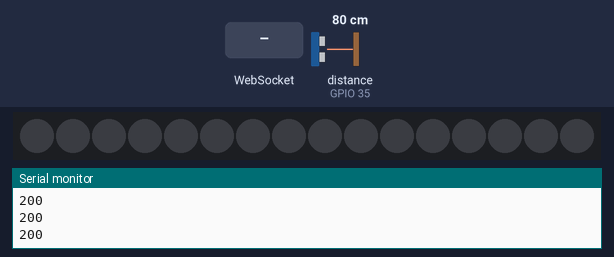
The program below on a simulated ESP32. Shown: 16 RGB LEDs in strip order, left to right, the last lines printed to the serial monitor. Wiring (inferred from the names in the program): ultrasonic range finder: trigger GPIO 14; echo GPIO 35. Inputs (shaded band) come from the test bench; at power-on: distance to the obstacle (sensor on GPIO 35) 80 cm. The echo pulse lasts 58.3 µs per cm; WiFi joins after 1.5 s; servers stay silent unless stated; uploads are accepted with an empty reply.

Above: at 3.2 s.
3.3 s: WebSocket text "null" received
5.0 s: WebSocket text "demo_on" received
6.5 s: distance to the obstacle (sensor on GPIO 35) set to 2 cm
At 7.7 s:
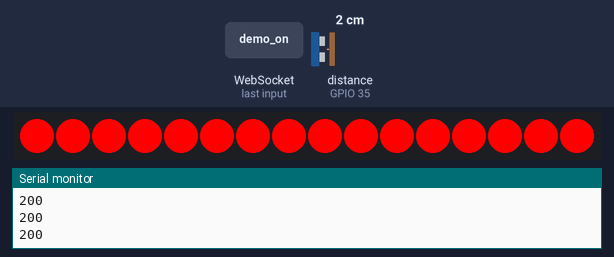
8.0 s: distance to the obstacle (sensor on GPIO 35) set to 9 cm
At 9.2 s:
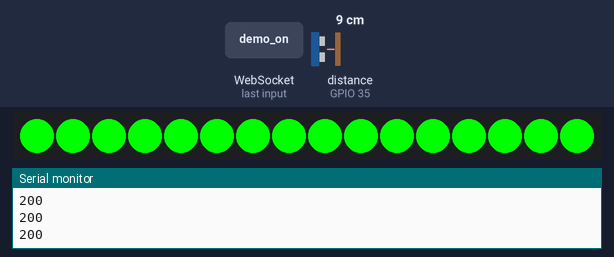
9.5 s: distance to the obstacle (sensor on GPIO 35) set to 18 cm
At 9.9 s:
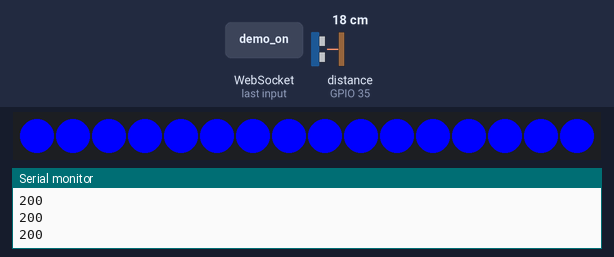
11.0 s: distance to the obstacle (sensor on GPIO 35) set to 26 cm
At 11.8 s:
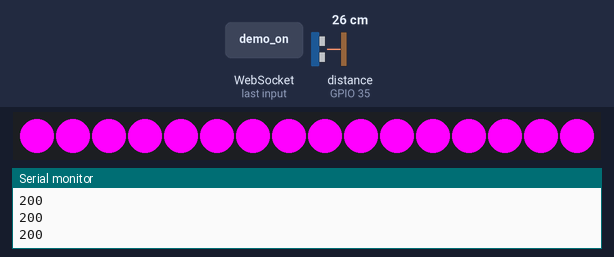
Timing chart, 0 to 13.5 s (numbered marks = the images above; inputs shaded):
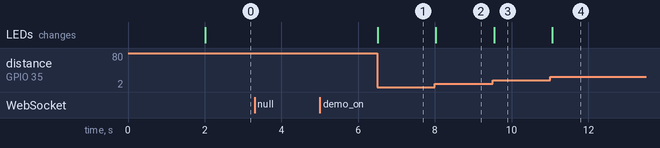

Measured:
- after the input at 6.5 s, the LEDs: change at once (image 1)
- after the input at 8.0 s, the LEDs: change at once (image 2)
- after the input at 9.5 s, the LEDs: change at once (image 3)
- after the input at 11.0 s, the LEDs: change after 0.06 s (image 4)

The program:

main.cpp
```cpp
#include <WiFi.h>
#include <Adafruit_NeoPixel.h>
#include <WebSocketsClient.h>
#include <ArduinoJson.h>
#include <HTTPClient.h>

// Replace with your network credentials
// const char* ssid = "AbelsTheorem";
// const char* password = "M1alyan123";
const char* ssid = "Georgio";
const char* password = "12345678";

// Server settings
const char* websocket_server = "172.20.10.2"; // Replace with your server's IP
const char* server_endpoint = "http://172.20.10.2:500/distance";

// NeoPixel settings
#define PIXEL_PIN 26
#define NUMPIXELS 16

// HC-SR04 settings
#define TRIGGER_PIN 14
#define ECHO_PIN 35

Adafruit_NeoPixel pixels(NUMPIXELS, PIXEL_PIN, NEO_GRB + NEO_KHZ800);

// Variables for interval timing
unsigned long previousMillis = 0;
unsigned long interval = 0; // Default interval (0 means no lighting)
bool ledState = false;
unsigned long onTime = 5000; // 5 seconds
bool demoMode = false; // Demo mode toggle state

// Create a WebSocket client
WebSocketsClient webSocket;

// Function Declarations
void webSocketEvent(WStype_t type, uint8_t * payload, size_t length);
void setPixels(bool state);
long readUltrasonicDistance(int triggerPin, int echoPin);
void setPixelsBasedOnDistance(long distance);
void sendDistanceData(long distance);

void setup() {
  Serial.begin(115200);

  // Connect to Wi-Fi
  WiFi.begin(ssid, password);
  while (WiFi.status() != WL_CONNECTED) {
    delay(1000);
    Serial.println("Connecting to WiFi...");
  }
  Serial.println("Connected to WiFi");
  Serial.println(WiFi.localIP());

  // Initialize NeoPixel
  pixels.begin();
  pixels.show(); // Initialize all pixels to 'off'

  // Setup WebSocket
  webSocket.begin(websocket_server, 500, "/ws");
  webSocket.onEvent(webSocketEvent);
  webSocket.setReconnectInterval(5000);

  // Ensure LED is off initially
  setPixels(false);

  // Initialize ultrasonic sensor pins
  pinMode(TRIGGER_PIN, OUTPUT);
  pinMode(ECHO_PIN, INPUT);
}

void loop() {
  webSocket.loop();

  // Send Distance
  long distance = readUltrasonicDistance(TRIGGER_PIN, ECHO_PIN);
  sendDistanceData(distance);

  if (demoMode) {
    // Demo mode: Update LED color based on distance
    long distance = readUltrasonicDistance(TRIGGER_PIN, ECHO_PIN);
    setPixelsBasedOnDistance(distance);
    delay(100); // Small delay to avoid overloading the CPU
  } else {
    // Original behavior
    unsigned long currentMillis = millis();

    if (interval > 0) {
      if (ledState == false && (currentMillis - previousMillis >= interval)) {
        // Light up the LED
        ledState = true;
        setPixels(ledState);
        Serial.println("LEDs ON");
        previousMillis = currentMillis; // Reset the timer for onTime
      }

      if (ledState == true && (currentMillis - previousMillis >= onTime)) {
        // Turn off the LED after onTime has passed
        ledState = false;
        setPixels(ledState);
        Serial.println("LEDs OFF");
        previousMillis = currentMillis; // Reset the timer for interval
      }
    }

    delay(100); // Small delay to avoid overloading the CPU
  }
}

void webSocketEvent(WStype_t type, uint8_t * payload, size_t length) {
  switch(type) {
    case WStype_DISCONNECTED:
      Serial.println("WebSocket Disconnected!");
      break;
    case WStype_CONNECTED:
      Serial.println("WebSocket Connected!");
      break;
    case WStype_TEXT: {
      Serial.printf("WebSocket message: %s\n", payload);
      String response = String((char*)payload);
      Serial.printf("Parsed response: %s\n", response.c_str());
      if (response == "null") {
        interval = 0; // Set interval to 0 to turn off LED
        setPixels(false); // Ensure LED is off
      } else if (response == "demo_on") {
        demoMode = true;
        Serial.println("Demo mode ON");
      } else if (response == "demo_off") {
        demoMode = false;
        Serial.println("Demo mode OFF");
        setPixels(false); // Ensure LED is off initially
      } else {
        interval = response.toInt() * 1000; // Convert seconds to milliseconds
        Serial.print("New interval set: ");
        Serial.println(interval);
        // Reset the timers and LED state
        previousMillis = millis(); // Reset the timer
        ledState = false;
        setPixels(false); // Ensure LED is off initially
      }
      break;
    }
    default:
      break;
  }
}

// Set NeoPixel state
void setPixels(bool state) {
  uint32_t color = state ? pixels.Color(255, 255, 255) : pixels.Color(0, 0, 0); // White if on, off otherwise

  for (int i = 0; i < NUMPIXELS; i++) {
    pixels.setPixelColor(i, color);
  }
  pixels.show();
}

// Read distance from HC-SR04
long readUltrasonicDistance(int triggerPin, int echoPin) {
  digitalWrite(triggerPin, LOW);
  delayMicroseconds(2);
  digitalWrite(triggerPin, HIGH);
  delayMicroseconds(10);
  digitalWrite(triggerPin, LOW);

  long duration = pulseIn(echoPin, HIGH);
  long distance = (duration / 2) / 29.1; // Convert to cm

  return distance;
}

// Set NeoPixel color based on distance
void setPixelsBasedOnDistance(long distance) {
  uint32_t color;
  const long max_distance = 30.48; // Maximum measurable distance in cm

  if (distance < 2.54) {
    color = pixels.Color(255, 0, 0); // Red for 0-1 inches
  } else if (distance < 5.08) {
    color = pixels.Color(255, 127, 0); // Orange for 1-2 inches
  } else if (distance < 7.62) {
    color = pixels.Color(255, 255, 0); // Yellow for 2-3 inches
  } else if (distance < 10.16) {
    color = pixels.Color(0, 255, 0); // Green for 3-4 inches
  } else if (distance < 12.70) {
    color = pixels.Color(0, 255, 127); // SpringGreen for 4-5 inches
  } else if (distance < 15.24) {
    color = pixels.Color(0, 255, 255); // Cyan for 5-6 inches
  } else if (distance < 17.78) {
    color = pixels.Color(0, 127, 255); // DeepSkyBlue for 6-7 inches
  } else if (distance < 20.32) {
    color = pixels.Color(0, 0, 255); // Blue for 7-8 inches
  } else if (distance < 22.86) {
    color = pixels.Color(75, 0, 130); // Indigo for 8-9 inches
  } else if (distance < 25.40) {
    color = pixels.Color(139, 0, 255); // Violet for 9-10 inches
  } else if (distance < 27.94) {
    color = pixels.Color(255, 0, 255); // Magenta for 10-11 inches
  } else if (distance < 30.48) {
    color = pixels.Color(255, 20, 147); // DeepPink for 11-12 inches
  } else {
    color = pixels.Color(0, 0, 0); // Off for anything beyond 12 inches
  }

  for (int i = 0; i < NUMPIXELS; i++) {
    pixels.setPixelColor(i, color);
  }
  pixels.show();
}

// Send distance data to server
void sendDistanceData(long distance) {
  if (WiFi.status() == WL_CONNECTED) { // Check WiFi connection status
    HTTPClient http;
    http.begin(server_endpoint); // Specify the URL
    http.addHeader("Content-Type", "application/json"); // Specify content-type header

    String httpRequestData = "{\"distance\": " + String(distance) + "}";
    int httpResponseCode = http.POST(httpRequestData);

    if (httpResponseCode > 0) {
      String response = http.getString(); // Get the response to the request
      Serial.println(httpResponseCode); // Print return code
      Serial.println(response); // Print request answer
    } else {
      Serial.print("Error on sending POST: ");
      Serial.println(httpResponseCode);
    }
    http.end(); // Free resources
  } else {
    Serial.println("Error in WiFi connection");
  }
}
```
